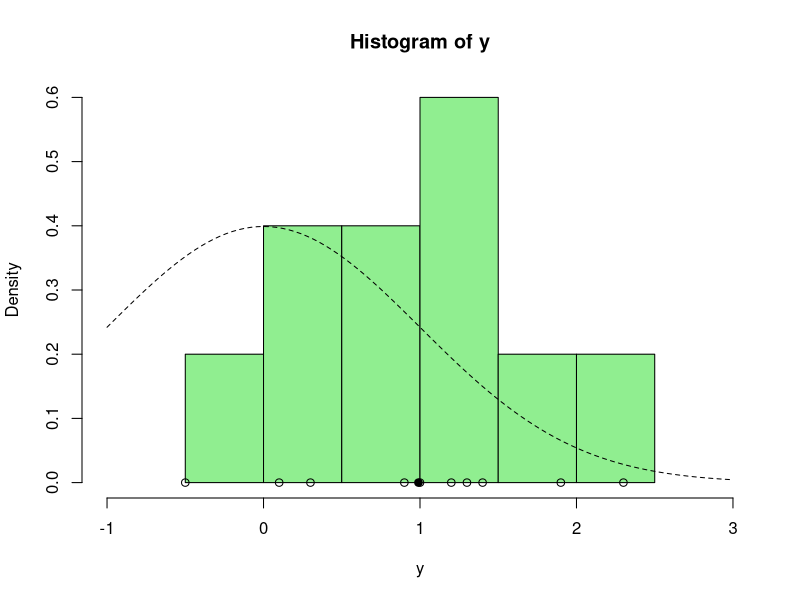
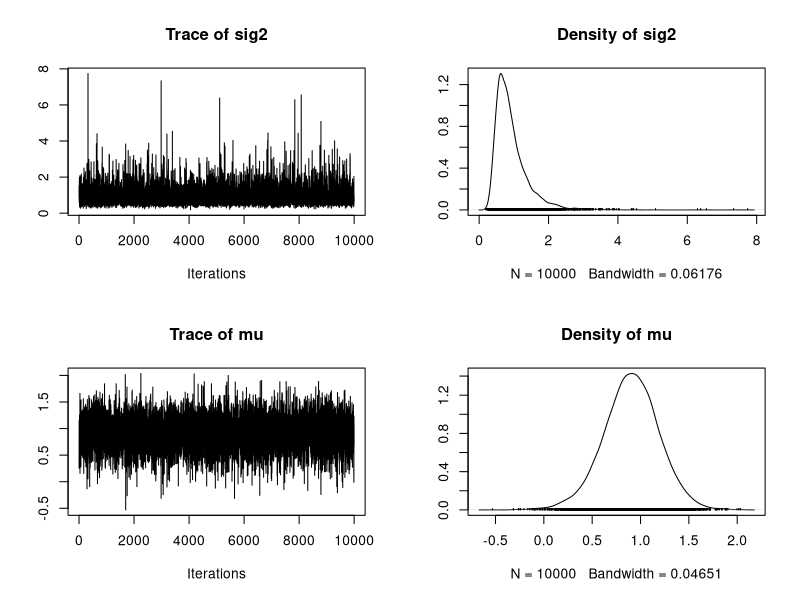
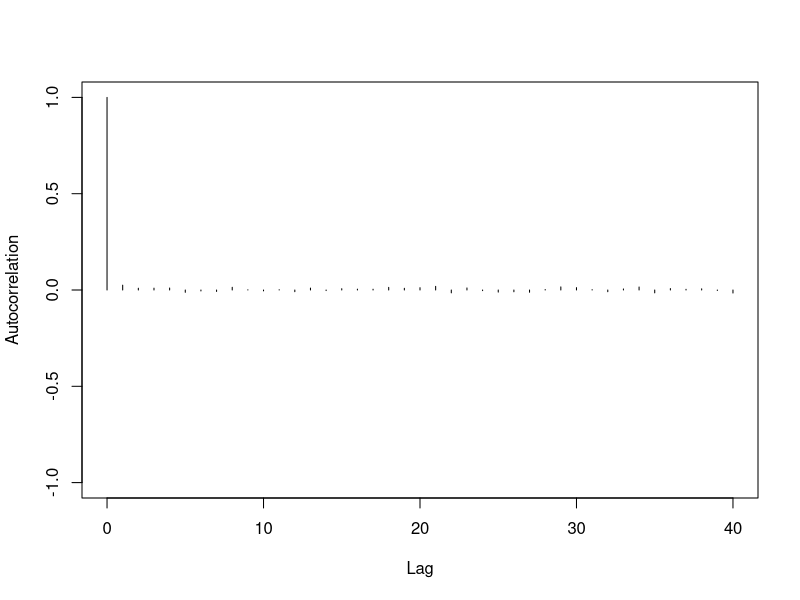

Source code (R) for these figures, in order:
#------------------------------------------------------------------------------------------------
#                                Gibbs sampler
#==============================================================================================

#see: https://d3c33hcgiwev3.cloudfront.net/_d181a1c584869f3756752c70046374d3_lesson_05.html?Expires=1594512000&Signature=Fn0KJ01ZI7P69g6I9dYF46eNSLnm8HUigGUKxG7Txw9uYTE7Ci1WKHU17RLrLvR1SoLoYaGp9whG0olHOkpxGNltyKd7GyAJMKcsl~PFQcgRi4vr-3gKZHED6PSIzue3ldu3CBywKvsR9DT1l1yDZw~4RPWMHx9wltLyC82FYpk_&Key-Pair-Id=APKAJLTNE6QMUY6HBC5A

setwd("D:/Git projects/college_works/Bayesian Simulation")



update_mu = function(n, ybar, sig2, mu_0, sig2_0){
  sig2_1 = 1/ (n/sig2 + 1/sig2_0)
  mu_1 = sig2_1 * (n * ybar/sig2 + mu_0/ sig2_0)
  rnorm(n=1, mean = mu_1, sd= sqrt(sig2_1))
}




update_sig2 = function(n, y, mu, nu_0, beta_0){
  nu_1 = nu_0 + n / 2
  sumsq = sum( ( y - mu )^2 )
  beta_1 = beta_0 + sumsq / 2
  out_gamma = rgamma(n=1, shape = nu_1, rate=beta_1)
  1 / out_gamma
}




gibbs = function(y, n_iter, init, prior){
  ybar = mean(y)
  n = length(y)
  
  mu_out = numeric(n_iter)
  sig2_out = numeric(n_iter)
  
  mu_now = init$mu
  
for (i in 1:n_iter) {
  
  sig2_now = update_sig2(n=n, y=y, mu=mu_now, nu_0=prior$nu_0, beta_0=prior$beta_0)
  mu_now = update_mu(n=n, ybar=ybar, sig2 = sig2_now, mu_0 = prior$mu_0, sig2_0 = prior$sig2_0)
  
  sig2_out[i] = sig2_now
  mu_out[i] = mu_now
}
  cbind(sig2=sig2_out, mu=mu_out)
  
}




# data

y = c(1.2, 1.4, -0.5, 0.3, 0.9, 2.3, 1.0, 0.1, 1.3, 1.9)

n = length(y)

ybar = mean(y)



# prior


prior = list()

prior$mu_0 = 0.0 
prior$sig2_0 = 1.0

prior$n_0 = 2.0
prior$s2_0 = 1.0

prior$nu_0 = prior$n_0/2
prior$beta_0 = prior$n_0*prior$s2_0 / 2



### histogram 


hist(y, col='lightgreen', xlim=c(-1, 3), freq = F)
curve(dnorm(x=x, mean=prior$mu_0, sd=sqrt(prior$sig2_0)), lty=2, add=T)
points(y, rep(0, n), pch=1)
points(ybar, 0, pch=19)




# simulation


set.seed(53)

init = list()

init$mu = 0.0


post= gibbs(y=y, n_iter = 1e4, init=init, prior=prior)

head(post)
tail(post)


library(coda)

plot(as.mcmc(post))

summary(as.mcmc(post))





# autocorrelation


autocorr.plot(as.mcmc(post[,2]))


autocorr.diag(as.mcmc(post[,2]))


# effective size of chain

effectiveSize(as.mcmc(post[,2]))


raftery.diag(as.mcmc(post[,2]))







